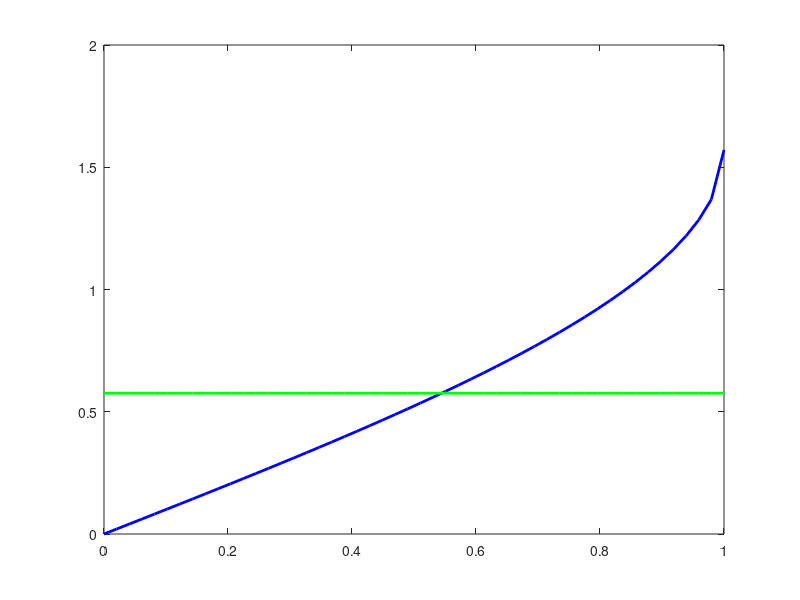
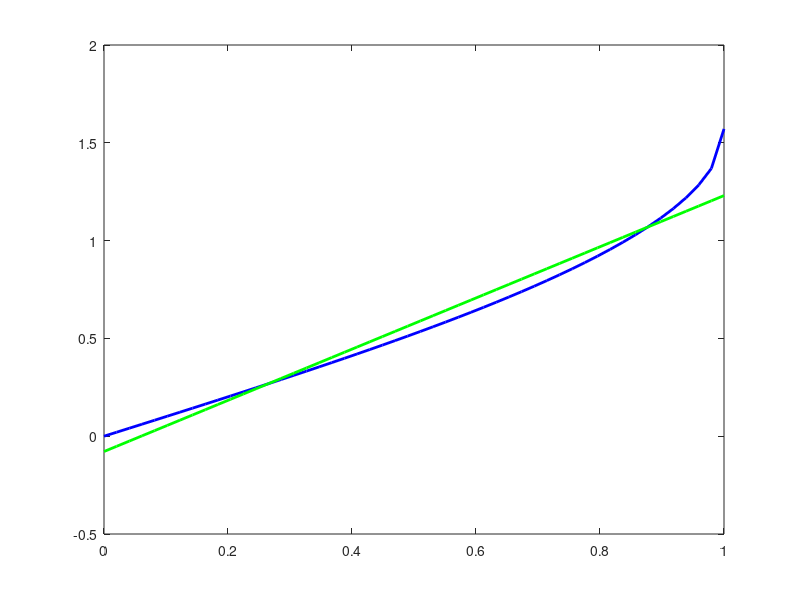
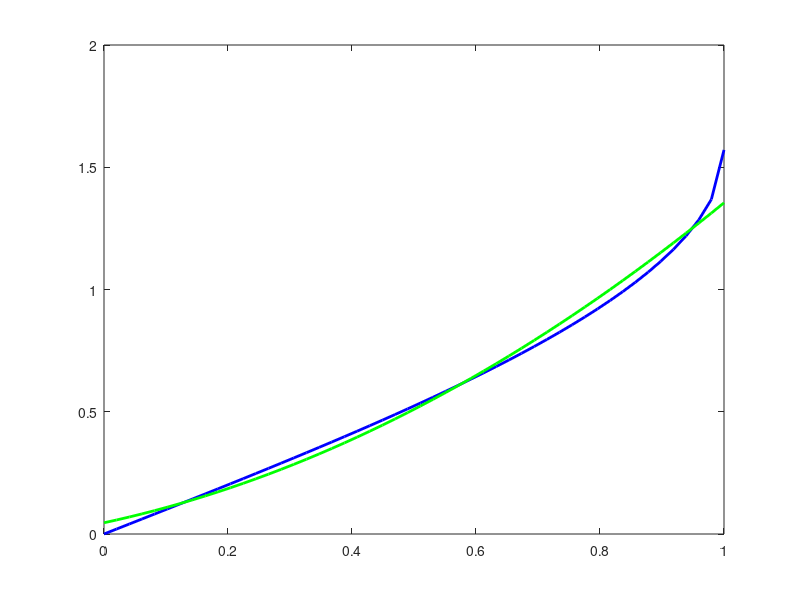
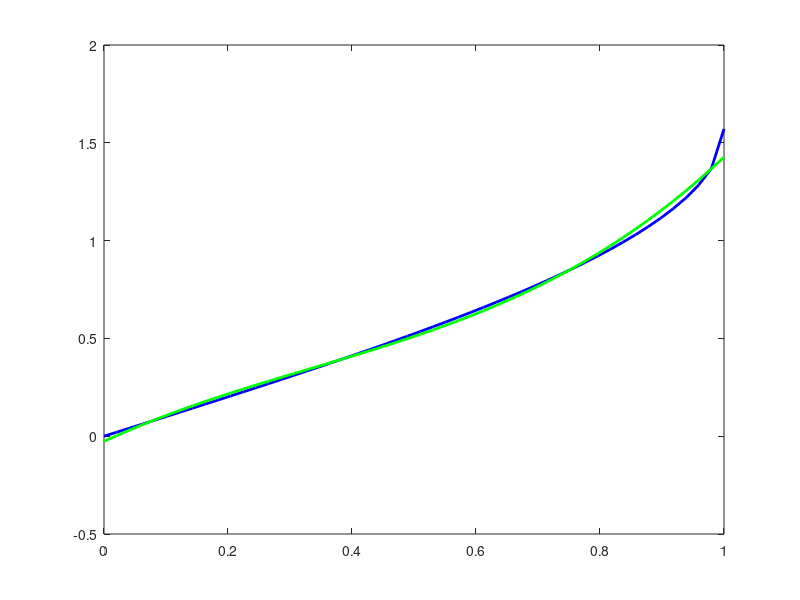

Reproduce these figures in MATLAB, in order.
function x = eje2a
    x = linspace(0, 1, 50);
    for i = 1 : 50
        y(i) = asin(x(i));
    endfor
        for i = 0 :5
            p = polyfit(x, y, i)
            yd = polyval(p, x);
            figure(i+1);
            %%newplot(i+1);
            plot(x, y,'b', 'linewidth', 2);
            hold on
            plot(x, yd, 'g', 'linewidth', 2);
            hold off
        endfor
endfunction   
